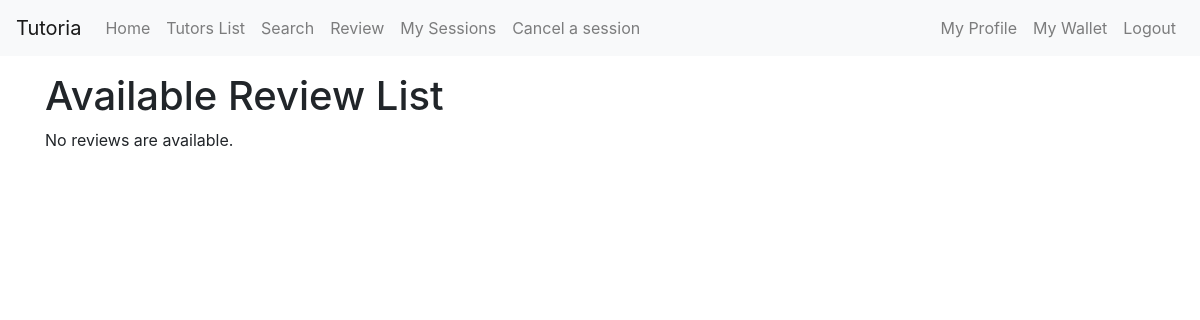
The app's page /students/review/ (signed in), older data.
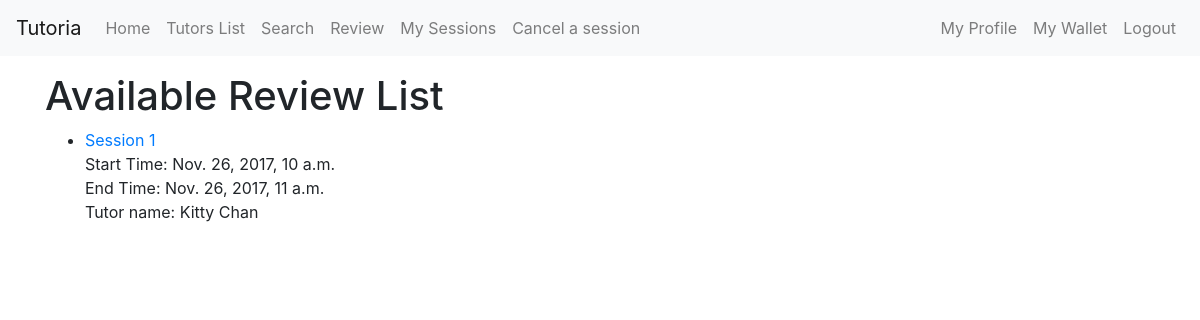
The same page, newer data.
### tutorial/models.py (models this page shows, shortened)
class Session(models.Model):
    start_time = models.DateTimeField()
    end_time = models.DateTimeField()
    isLocked = models.BooleanField(default=False)
    student = models.ForeignKey(Student, on_delete=models.CASCADE)
    tutor = models.ForeignKey(Tutor, on_delete=models.CASCADE)
    reviewed = models.BooleanField(default=False)

### tutors/models.py (models this page shows, shortened)
class Tutor(models.Model):
    tutor = models.OneToOneField(User, on_delete=models.CASCADE) #extends User class
    privateTutor = models.BooleanField(default=False)
    timePerSlot = models.PositiveIntegerField(default=60)
    university = models.CharField(max_length=50, blank=True)
    phoneNumber = models.CharField(max_length=8, blank=True)
    avatar = models.ImageField(upload_to=user_directory_path)
    introduction = models.TextField(max_length=100, blank=True)
    hourlyRate = models.PositiveIntegerField(default=0)
    rating = models.PositiveIntegerField(default=0)
    rate_time = models.PositiveIntegerField(default=0)
    show_tutor = models.BooleanField(default=True, blank=True)
    courseTaught = models.ManyToManyField(Course, blank=True)
    tags = models.ManyToManyField(Tag, blank=True)

### students/views.py (the view)
class ReviewList(generic.ListView):
    model = Session
    template_name = 'review_list.html'
    context_object_name = 'review_list'
    def get_queryset(self):
        student = self.request.user
        username = student.username
        session = Session.objects.filter(student__student__username=username)
        need_review = session.filter(isLocked=True).filter(reviewed=False)
        return need_review

### Tutoria/context_processors.py (called while the page is built)
def base_template_name_context_processor(request):
    base_template_name = 'base.html'
    if request.user.is_authenticated():
        if request.user.is_superuser:
            base_template_name = 'base_tutor.html'
        if Tutor.objects.filter(tutor=request.user):
            base_template_name = 'base_tutor.html'
    return {
        'base_template_name': base_template_name,
    }

### students/templates/review_list.html (shortened to what this page needs)
{% extends base_template_name %}
{% block content %}
<h1>Available Review List</h1>
{% if review_list %}
  <ul>
    {% for session in review_list %}
    <li>
      <a href="{{ session.id }}">Session {{ forloop.counter }}</a><br />
      Start Time: {{session.start_time}}<br/>
      End Time: {{session.end_time}}<br/>
      Tutor name: {{session.tutor.tutor.get_full_name}}<br/>
    </li>
    {% endfor %}
  </ul>
{% else %}
    <p>No reviews are available.</p>
{% endif %}
{% endblock %}

Row changes from the older to the newer data that the page shows:
added Session: start_time "Nov. 26, 2017, 10 a.m.", end_time "Nov. 26, 2017, 11 a.m.", tutor.tutor.get_full_name "Kitty Chan"
Text that changed along with them:
text no longer shown: "No reviews are available."
